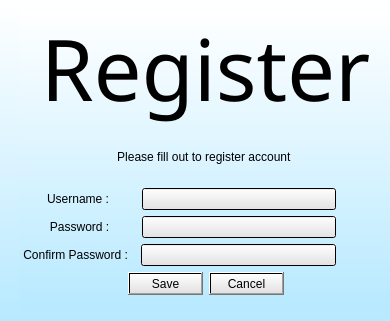
<?xml version="1.0" encoding="UTF-8"?>
<ui version="4.0">
 <class>Register</class>
 <widget class="QDialog" name="Register">
  <property name="geometry">
   <rect>
    <x>0</x>
    <y>0</y>
    <width>390</width>
    <height>321</height>
   </rect>
  </property>
  <property name="windowTitle">
   <string>Dialog</string>
  </property>
  <widget class="QWidget" name="widget" native="true">
   <property name="geometry">
    <rect>
     <x>0</x>
     <y>0</y>
     <width>391</width>
     <height>321</height>
    </rect>
   </property>
   <property name="layoutDirection">
    <enum>Qt::LeftToRight</enum>
   </property>
   <property name="autoFillBackground">
    <bool>false</bool>
   </property>
   <property name="styleSheet">
    <string notr="true">background-color: qlineargradient(spread:reflect, x1:0, y1:1, x2:0, y2:0, stop:0 rgba(183, 233, 255, 255), stop:1 rgba(255, 255, 255, 255));</string>
   </property>
   <widget class="QWidget" name="gridLayoutWidget">
    <property name="geometry">
     <rect>
      <x>20</x>
      <y>10</y>
      <width>371</width>
      <height>301</height>
     </rect>
    </property>
    <layout class="QGridLayout" name="gridLayout_2">
     <property name="bottomMargin">
      <number>16</number>
     </property>
     <item row="0" column="0">
      <widget class="QLabel" name="label">
       <property name="font">
        <font>
         <family>Papyrus</family>
         <pointsize>64</pointsize>
        </font>
       </property>
       <property name="styleSheet">
        <string notr="true">background-color: qlineargradient(spread:pad, x1:0, y1:1, x2:1, y2:0, stop:0.458128 rgba(32, 131, 174, 0));</string>
       </property>
       <property name="text">
        <string>Register</string>
       </property>
       <property name="alignment">
        <set>Qt::AlignCenter</set>
       </property>
      </widget>
     </item>
     <item row="4" column="0">
      <layout class="QHBoxLayout" name="horizontalLayout_3">
       <item>
        <widget class="QLabel" name="label_5">
         <property name="styleSheet">
          <string notr="true">background-color: qlineargradient(spread:pad, x1:0, y1:1, x2:1, y2:0, stop:0.458128 rgba(32, 131, 174, 0));</string>
         </property>
         <property name="text">
          <string> Confirm Password :  </string>
         </property>
        </widget>
       </item>
       <item>
        <widget class="QLineEdit" name="lineEdit_3">
         <property name="styleSheet">
          <string notr="true">background-color: qlineargradient(spread:reflect, x1:0, y1:1, x2:0, y2:0, stop:0 rgba(225, 225, 225, 255), stop:1 rgba(255, 255, 255, 255));</string>
         </property>
        </widget>
       </item>
       <item>
        <spacer name="horizontalSpacer_3">
         <property name="orientation">
          <enum>Qt::Horizontal</enum>
         </property>
         <property name="sizeType">
          <enum>QSizePolicy::Fixed</enum>
         </property>
         <property name="sizeHint" stdset="0">
          <size>
           <width>55</width>
           <height>20</height>
          </size>
         </property>
        </spacer>
       </item>
      </layout>
     </item>
     <item row="3" column="0">
      <layout class="QHBoxLayout" name="horizontalLayout_2">
       <item>
        <widget class="QLabel" name="label_4">
         <property name="styleSheet">
          <string notr="true">background-color: qlineargradient(spread:pad, x1:0, y1:1, x2:1, y2:0, stop:0.458128 rgba(32, 131, 174, 0));</string>
         </property>
         <property name="text">
          <string>         Password :        </string>
         </property>
        </widget>
       </item>
       <item>
        <widget class="QLineEdit" name="lineEdit_2">
         <property name="styleSheet">
          <string notr="true">background-color: qlineargradient(spread:reflect, x1:0, y1:1, x2:0, y2:0, stop:0 rgba(225, 225, 225, 255), stop:1 rgba(255, 255, 255, 255));</string>
         </property>
        </widget>
       </item>
       <item>
        <spacer name="horizontalSpacer_2">
         <property name="orientation">
          <enum>Qt::Horizontal</enum>
         </property>
         <property name="sizeType">
          <enum>QSizePolicy::Fixed</enum>
         </property>
         <property name="sizeHint" stdset="0">
          <size>
           <width>55</width>
           <height>20</height>
          </size>
         </property>
        </spacer>
       </item>
      </layout>
     </item>
     <item row="1" column="0">
      <widget class="QLabel" name="label_3">
       <property name="styleSheet">
        <string notr="true">background-color: qlineargradient(spread:pad, x1:0, y1:1, x2:1, y2:0, stop:0.458128 rgba(32, 131, 174, 0));</string>
       </property>
       <property name="text">
        <string>Please fill out to register account </string>
       </property>
       <property name="alignment">
        <set>Qt::AlignCenter</set>
       </property>
      </widget>
     </item>
     <item row="2" column="0">
      <layout class="QHBoxLayout" name="horizontalLayout">
       <item>
        <widget class="QLabel" name="label_2">
         <property name="styleSheet">
          <string notr="true">background-color: qlineargradient(spread:pad, x1:0, y1:1, x2:1, y2:0, stop:0.458128 rgba(32, 131, 174, 0));</string>
         </property>
         <property name="text">
          <string>        Username :        </string>
         </property>
         <property name="alignment">
          <set>Qt::AlignCenter</set>
         </property>
        </widget>
       </item>
       <item>
        <widget class="QLineEdit" name="lineEdit">
         <property name="styleSheet">
          <string notr="true">background-color: qlineargradient(spread:reflect, x1:0, y1:1, x2:0, y2:0, stop:0 rgba(225, 225, 225, 255), stop:1 rgba(255, 255, 255, 255));</string>
         </property>
        </widget>
       </item>
       <item>
        <spacer name="horizontalSpacer">
         <property name="orientation">
          <enum>Qt::Horizontal</enum>
         </property>
         <property name="sizeType">
          <enum>QSizePolicy::Fixed</enum>
         </property>
         <property name="sizeHint" stdset="0">
          <size>
           <width>55</width>
           <height>20</height>
          </size>
         </property>
        </spacer>
       </item>
      </layout>
     </item>
     <item row="5" column="0">
      <widget class="QDialogButtonBox" name="buttonBox">
       <property name="styleSheet">
        <string notr="true">background-color: qlineargradient(spread:reflect, x1:0, y1:1, x2:0, y2:0, stop:0 rgba(225, 225, 225, 255), stop:1 rgba(255, 255, 255, 255));</string>
       </property>
       <property name="orientation">
        <enum>Qt::Horizontal</enum>
       </property>
       <property name="standardButtons">
        <set>QDialogButtonBox::Cancel|QDialogButtonBox::Save</set>
       </property>
       <property name="centerButtons">
        <bool>true</bool>
       </property>
      </widget>
     </item>
    </layout>
   </widget>
  </widget>
 </widget>
 <resources/>
 <connections/>
</ui>
